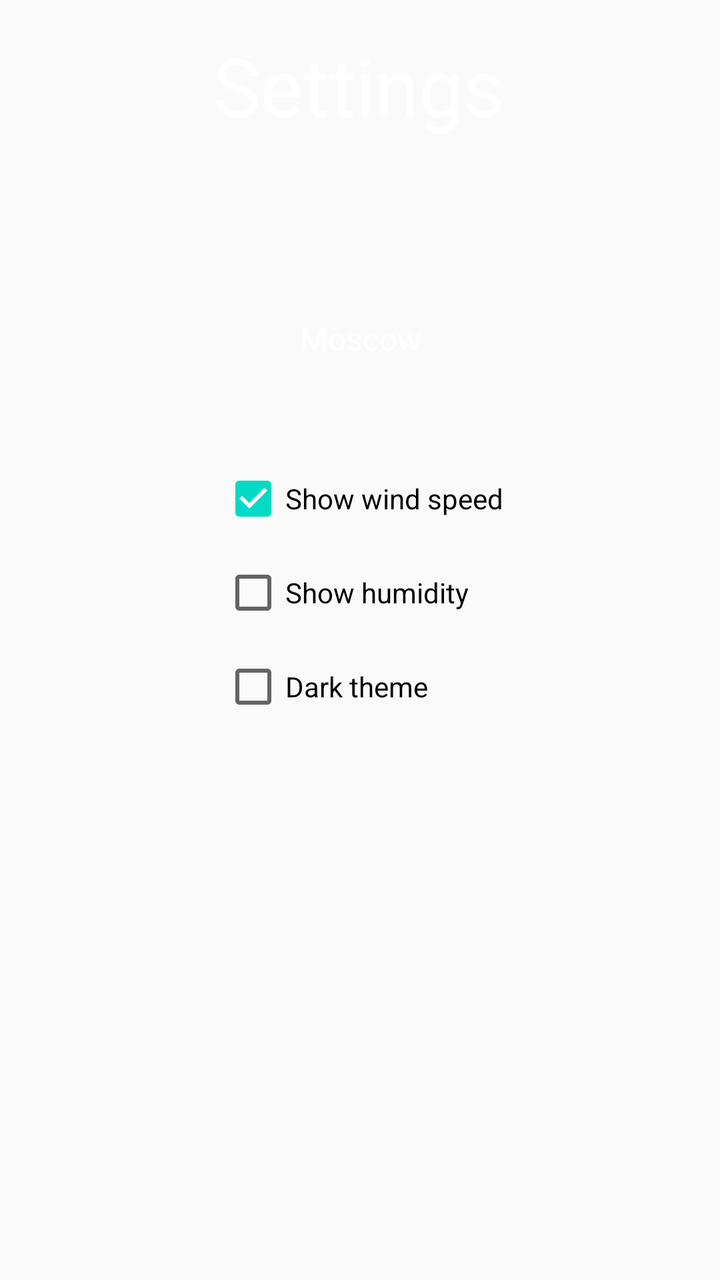
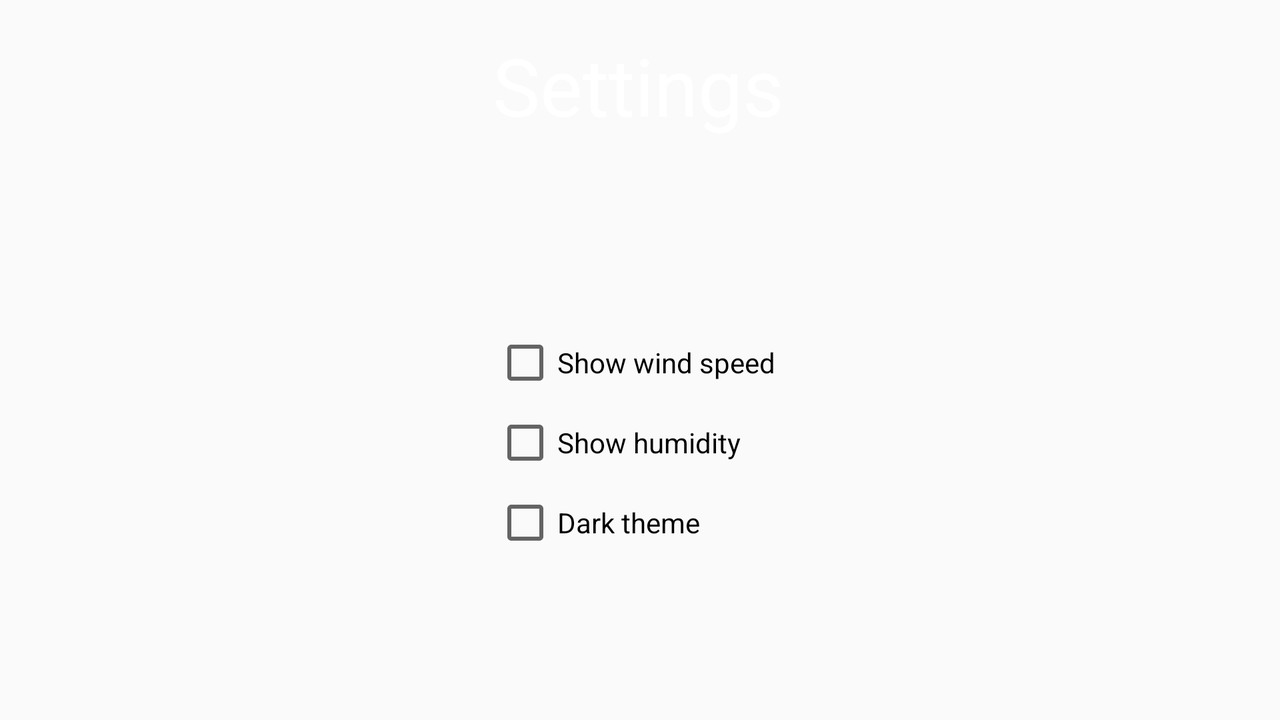

First picture: res/layout/ on a phone held upright. Second picture: the repository's own variant of that layout, on a device whose configuration matches the variant's folder. Source for both follows.
<!-- AndroidManifest.xml: application theme AppTheme -->
<!-- res/layout/settings_layout.xml -->
<?xml version="1.0" encoding="utf-8"?>
<androidx.constraintlayout.widget.ConstraintLayout
    xmlns:android="http://schemas.android.com/apk/res/android"
    xmlns:app="http://schemas.android.com/apk/res-auto"
    android:layout_width="match_parent"
    android:layout_height="match_parent">


    <Spinner
        android:id="@+id/spinner"
        android:layout_width="409dp"
        android:layout_height="wrap_content"
        android:layout_marginTop="88dp"
        android:entries="@array/Cities"
        android:textAlignment="center"
        app:layout_constraintEnd_toEndOf="parent"
        app:layout_constraintHorizontal_bias="0.0"
        app:layout_constraintStart_toStartOf="parent"
        app:layout_constraintTop_toBottomOf="@+id/textView" />

    <CheckBox
        android:id="@+id/checkBox_wind"
        android:layout_width="wrap_content"
        android:layout_height="wrap_content"
        android:layout_marginTop="52dp"
        android:checked="true"
        android:text="@string/checkBox_wind"
        app:layout_constraintEnd_toEndOf="parent"
        app:layout_constraintHorizontal_bias="0.505"
        app:layout_constraintStart_toStartOf="parent"
        app:layout_constraintTop_toBottomOf="@id/spinner" />

    <CheckBox
        android:id="@+id/checkBox_humidity"
        android:layout_width="wrap_content"
        android:layout_height="wrap_content"
        android:layout_marginTop="15dp"
        android:text="@string/checkBox_humidity"
        app:layout_constraintStart_toStartOf="@+id/checkBox_wind"
        app:layout_constraintTop_toBottomOf="@+id/checkBox_wind" />

    <TextView
        android:id="@+id/textView"
        android:layout_width="wrap_content"
        android:layout_height="wrap_content"
        android:layout_marginTop="16dp"
        android:text="@string/settingsText"
        android:textSize="40sp"
        app:layout_constraintEnd_toEndOf="parent"
        app:layout_constraintHorizontal_bias="0.498"
        app:layout_constraintStart_toStartOf="parent"
        app:layout_constraintTop_toTopOf="parent" />

    <CheckBox
        android:id="@+id/dark_theme"
        android:layout_width="wrap_content"
        android:layout_height="wrap_content"
        android:layout_marginTop="15dp"
        android:text="@string/dark_theme"
        app:layout_constraintStart_toStartOf="@+id/checkBox_humidity"
        app:layout_constraintTop_toBottomOf="@+id/checkBox_humidity" />
</androidx.constraintlayout.widget.ConstraintLayout>
<!-- resources referenced by this layout -->
<resources>
  <string-array name="Cities">
          <item>Moscow</item>
          <item>Saint-Petersburg</item>
          <item>Ekaterinburg</item>
          <item>Chelyabinsk</item>
          <item>Krasnodar</item>
          <item>Sochi</item>
          <item>Maykop</item>
          <item>Volgograd</item>
          <item>Rostov-on-don</item>
      </string-array>
  <string name="checkBox_humidity">Show humidity</string>
  <string name="checkBox_wind">Show wind speed</string>
  <string name="dark_theme">Dark theme</string>
  <string name="settingsText">Settings</string>
  <style name="AppTheme" parent="Theme.AppCompat.Light.DarkActionBar">
          
          <item name="colorPrimary">@color/colorPrimary</item>
          <item name="colorPrimaryDark">@color/colorPrimaryDark</item>
          <item name="colorAccent">@color/colorAccent</item>
          <item name="android:textColor">@color/white</item>
      </style>
</resources>
<!-- res/layout-land/settings_layout.xml (the repository's variant of the layout above) -->
<!-- drawn on the phone turned sideways -->
<?xml version="1.0" encoding="utf-8"?>
<androidx.constraintlayout.widget.ConstraintLayout
    xmlns:android="http://schemas.android.com/apk/res/android"
    xmlns:app="http://schemas.android.com/apk/res-auto"
    android:layout_width="match_parent"
    android:layout_height="match_parent">


    <CheckBox
        android:id="@+id/checkBox_wind"
        android:layout_width="wrap_content"
        android:layout_height="wrap_content"
        android:layout_marginTop="96dp"
        android:text="@string/checkBox_wind"
        app:layout_constraintEnd_toEndOf="parent"
        app:layout_constraintHorizontal_bias="0.494"
        app:layout_constraintStart_toStartOf="parent"
        app:layout_constraintTop_toBottomOf="@+id/textView" />

    <CheckBox
        android:id="@+id/checkBox_humidity"
        android:layout_width="wrap_content"
        android:layout_height="wrap_content"
        android:layout_marginTop="8dp"
        android:text="@string/checkBox_humidity"
        app:layout_constraintStart_toStartOf="@+id/checkBox_wind"
        app:layout_constraintTop_toBottomOf="@+id/checkBox_wind" />

    <TextView
        android:id="@+id/textView"
        android:layout_width="wrap_content"
        android:layout_height="wrap_content"
        android:layout_marginTop="16dp"
        android:text="@string/settingsText"
        android:textSize="40sp"
        app:layout_constraintEnd_toEndOf="parent"
        app:layout_constraintHorizontal_bias="0.498"
        app:layout_constraintStart_toStartOf="parent"
        app:layout_constraintTop_toTopOf="parent" />

    <CheckBox
        android:id="@+id/dark_theme"
        android:layout_width="wrap_content"
        android:layout_height="wrap_content"
        android:layout_marginTop="8dp"
        android:text="@string/dark_theme"
        app:layout_constraintStart_toStartOf="@+id/checkBox_humidity"
        app:layout_constraintTop_toBottomOf="@+id/checkBox_humidity" />
</androidx.constraintlayout.widget.ConstraintLayout>
<!-- resources referenced by the variant -->
<!-- as the phone turned sideways resolves them -->
<resources>
  <string name="checkBox_humidity">Show humidity</string>
  <string name="checkBox_wind">Show wind speed</string>
  <string name="dark_theme">Dark theme</string>
  <string name="settingsText">Settings</string>
  <style name="AppTheme" parent="Theme.AppCompat.Light.DarkActionBar">
          
          <item name="colorPrimary">@color/colorPrimary</item>
          <item name="colorPrimaryDark">@color/colorPrimaryDark</item>
          <item name="colorAccent">@color/colorAccent</item>
          <item name="android:textColor">@color/white</item>
      </style>
</resources>
